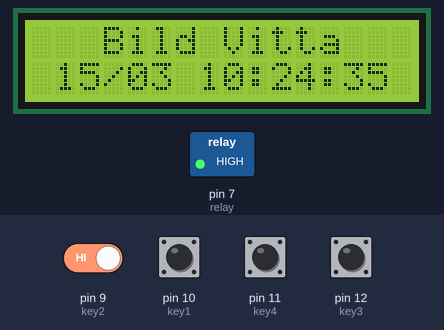
Bench run of a sketch on a simulated Arduino Uno, built with avr-gcc and run on an emulated ATmega328P. Parts: 16×2 character LCD, switched loads named in the sketch (green lamp = pin HIGH). Inputs (shaded band) come from the test bench; at power-on: pin 9 (key2), pin 10 (key1), pin 11 (key4), pin 12 (key3) HIGH. The local clock reads 2024-03-15 10:24:30 at power-on unless the sketch sets it; EEPROM starts erased.

Above: at 5.3 s.
5.4 s: pin 11 (key4) pulled LOW for 0.15 s
At 6.6 s:
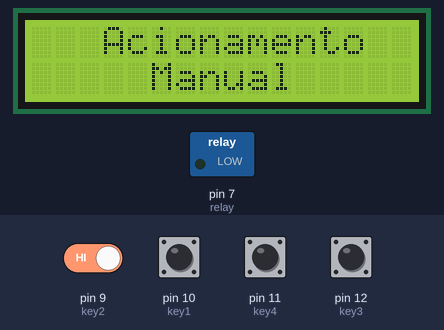
7.0 s: pin 9 (key2) driven LOW and pin 10 (key1) driven LOW
10.0 s: pin 10 (key1) driven HIGH
At 11.4 s:
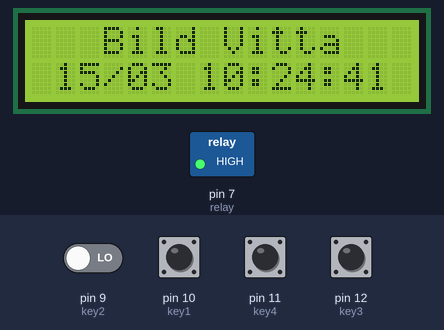
13.0 s: pin 10 (key1) driven LOW
At 13.4 s:
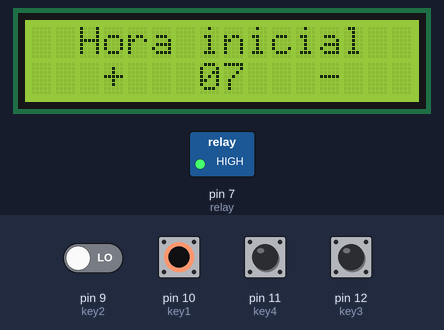
14.5 s: pin 10 (key1) pulsed HIGH 5 times (0.12 s each, 0.3 s apart)
At 16.7 s:
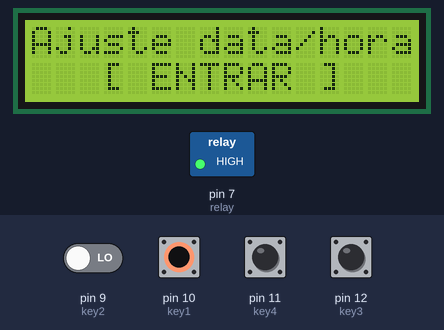
Timing chart, 0 to 18.2 s (numbered marks = the images above; inputs shaded):
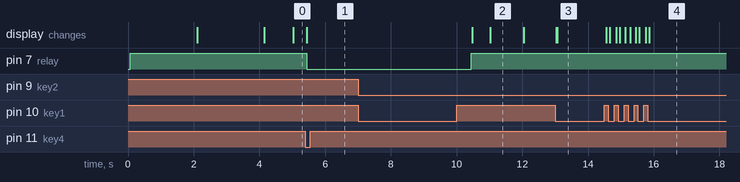

Measured:
- after the input at 5.4 s, pin 7 (relay): HIGH → LOW at once; the display: changes at once (image 1)
- after the input at 7.0 s, every drawn part: stays the same
- after the input at 13.0 s, the display: first differs from a run without the input after 0.06 s (image 3)
- after the input at 14.5 s, the display: first changes after 0.06 s (image 4 shows a later state)
- what the display in image 2 shows lasts 1.0 s, from 11.0 s to 12.0 s

The sketch:

sirene.ino
```cpp
// (licence header left out)
// Pins

#define key1 10
#define key2 9
#define key3 12
#define key4 11

#define relay 7

// EEPROM
#include <EEPROM.h>

// RTC
#include <DS1307.h>
DS1307 rtc(A2, A3);

// Display
#include <Wire.h>
#include <LiquidCrystal_I2C.h>

LiquidCrystal_I2C lcd(0x27,2,1,0,4,5,6,7,3, POSITIVE);

// Keypad
int key_status, last_key = 0, key1_status, key2_status, key3_status, key4_status;

// System Status
int screen = 0, mode = 0, tone_mode = 0, tone_duration = 0, tone_interval = 6, start_hour = 7, end_hour = 18;
Time time;

void setup() {
  // RTC
  rtc.halt(false);

//  rtc.setDOW(WEDNESDAY);
//  rtc.setTime(18, 47, 0);
//  rtc.setDate(1, 4, 2020);

  rtc.setSQWRate(SQW_RATE_1);
  rtc.enableSQW(true);

  // Keypad
  pinMode(key1, INPUT_PULLUP);
  pinMode(key2, INPUT_PULLUP);
  pinMode(key3, INPUT_PULLUP);
  pinMode(key4, INPUT_PULLUP);

  // Relays
  pinMode(relay, OUTPUT);

  // Display
  lcd.begin (16, 2);
  lcd.clear();
  lcd.setBacklight(HIGH);

  // Serial
  Serial.begin(9600);

  // EEPROM
  tone_mode = EEPROM.read(0);
  tone_duration = EEPROM.read(1);
  tone_interval = EEPROM.read(2);
  start_hour = EEPROM.read(3);
  end_hour = EEPROM.read(4);

  if(start_hour > 23 || start_hour < 0) start_hour = 7;
  if(end_hour > 23 || end_hour < 0) end_hour = 18;
  if(tone_duration > 30 || tone_duration < 0) tone_duration = 5;
  if(tone_interval > 6 || tone_interval < 0) tone_interval = 6;
  if(tone_mode > 3 || tone_mode < 0) tone_mode = 1;

  init_system();
}

void init_system() {
  digitalWrite(relay, HIGH);

  lcd.setCursor(0, 0);
  lcd.print("   Bild Vitta");
  lcd.setCursor(0, 1);
  lcd.print("  Temporizador");
  delay(2000);
  lcd.setCursor(0, 1);
  lcd.print("  Versao 1.0.0");
  delay(2000);

  lcd.clear();
}

void loop() {
  cron();
  get_inputs();

  switch (screen) {
    case 0:
    standby_screen();
    break;
    case 1:
    incrementer_screen("  Hora inicial  ", start_hour);
    break;
    case 2:
    incrementer_screen("   Hora final   ", end_hour);
    break;
    case 3:
    incrementer_label_screen("Duracao do toque", "seg", tone_duration);
    break;
    case 4:
    interval_screen();
    break;
    case 5:
    mode_screen();
    break;
    case 6:
    rtc_screen();
    break;
  }
}

void standby_screen() {
  lcd.setCursor(0, 0);
  lcd.print("   Bild Vitta   ");
  lcd.setCursor(1, 1);
  if(time.date < 10) lcd.print("0");
  lcd.print(time.date);
  lcd.print("/");
  if(time.mon < 10) lcd.print("0");
  lcd.print(time.mon);

  lcd.setCursor(7, 1);
  lcd.print(rtc.getTimeStr());
}

void incrementer_screen(const String& text, int data) {
  lcd.setCursor(0, 0);
  lcd.print(text);
  lcd.setCursor(0, 1);
  lcd.print("   +   ");
  if(data < 10) lcd.print("0");
  lcd.print(data);
  lcd.print("   -  ");
}

void incrementer_label_screen(const String& text, const String& label, int data) {
  lcd.setCursor(0, 0);
  lcd.print(text);
  lcd.setCursor(0, 1);
  lcd.print("  +   ");
  if(data < 10) lcd.print(" ");
  lcd.print(data);
  lcd.print(" ");
  lcd.print(label);
  lcd.print("  -  ");
}

void interval_screen() {
  lcd.setCursor(0, 0);
  lcd.print("Intervalo toque ");

  lcd.setCursor(0, 1);
  if(tone_interval == 6) {
    lcd.print("< hora em hora >");
  } else if(tone_interval == 3) {
    lcd.print("< cada meia hr >");
  } else {
    lcd.print("<  cada ");
    lcd.print(tone_interval);
    lcd.print("0 min >");
  }
}

void mode_screen() {
  lcd.setCursor(0, 0);
  lcd.print("  Tipo do toque ");

  lcd.setCursor(0, 1);
  switch (tone_mode) {
    case 1:
    lcd.print("<   continuo   >");
    break;
    case 2:
    lcd.print("<  pulso longo >");
    break;
    case 3:
    lcd.print("<  pulso curto >");
    break;
  }
}

void rtc_screen() {
  lcd.setCursor(0, 0);
  lcd.print("Ajuste data/hora");
  lcd.setCursor(0, 1);
  lcd.print("   [ ENTRAR ]   ");
}

void cron() {
  time = rtc.getTime();

  if(time.sec != 0) return;
  if(time.hour < start_hour) return;
  if(time.hour > end_hour) return;
  if(time.hour == end_hour && time.min != 0) return;

  if(tone_interval < 4){
    if(time.min % (tone_interval * 10) == 0) play_tone("   Acionamento  ", "   Programado   ");
  } else {
    if(time.min == 0) play_tone("   Acionamento  ", "   Programado   ");
  }
}

void get_inputs(){
  key1_status = digitalRead(key1);
  key2_status = digitalRead(key2);
  key3_status = digitalRead(key3);
  key4_status = digitalRead(key4);

  if(!key1_status) {
    key_status = 1;
  } else if(!key2_status) {
    key_status = 2;
  } else if(!key3_status) {
    key_status = 3;
  } else if(!key4_status) {
    key_status = 4;
  } else {
    key_status = 0;
  }

  if(key_status == 1 && last_key != 1) {
    screen++;
    lcd.clear();
    if(screen > 6) screen = 0;
  }

  if(key_status != last_key){
    switch (screen) {
      case 1:
        if(key_status == 2) start_hour += 1;
        if(key_status == 3) start_hour -= 1;
        if(start_hour < 0) start_hour = 0;
        if(start_hour > end_hour) start_hour = end_hour;

        EEPROM.write(3, start_hour);
      break;
      case 2:
        if(key_status == 2) end_hour += 1;
        if(key_status == 3) end_hour -= 1;
        if(end_hour < start_hour) end_hour = start_hour;
        if(end_hour > 23) end_hour = 23;

        EEPROM.write(4, end_hour);
      break;
      case 3:
        if(key_status == 2) tone_duration += 1;
        if(key_status == 3) tone_duration -= 1;
        if(tone_duration < 1) tone_duration = 1;
        if(tone_duration > 30) tone_duration = 30;

        EEPROM.write(1, tone_duration);
      break;
      case 4:
        if(key_status == 2) tone_interval += 1;
        if(key_status == 3) tone_interval -= 1;
        if(tone_interval < 1) tone_interval = 6;
        if(tone_interval == 4) tone_interval = 6;
        if(tone_interval == 5) tone_interval = 3;
        if(tone_interval > 6) tone_interval = 1;

        EEPROM.write(2, tone_interval);
      break;
      case 5:
        if(key_status == 2) tone_mode += 1;
        if(key_status == 3) tone_mode -= 1;
        if(tone_mode < 1) tone_mode = 3;
        if(tone_mode > 3) tone_mode = 1;

        EEPROM.write(0, tone_mode);
      break;
    }
  }

  if(key_status == 4){
    play_tone("   Acionamento  ", "     Manual     ");
  }

  last_key = key_status;
}

void play_tone(const String& line1, const String& line2) {
  int i;

  lcd.setCursor(0,0);
  lcd.print(line1);
  lcd.setCursor(0,1);
  lcd.print(line2);

  switch (tone_mode) {
    case 1:
    digitalWrite(relay, LOW);
    delay(tone_duration * 1000);
    break;
    case 2: // long tone
    for(i = 0; i <= tone_duration; i++) {
      if(i % 2 == 0) {
        digitalWrite(relay, LOW);
      } else {
        digitalWrite(relay, HIGH);
      }
      delay(1000);
    }
    break;
    case 3: // short tone
    for(i = 0; i <= (tone_duration * 2); i++) {
      if(i % 2 == 0) {
        digitalWrite(relay, LOW);
      } else {
        digitalWrite(relay, HIGH);
      }
      delay(500);
    }
    break;
  }

  digitalWrite(relay, HIGH);
  lcd.clear();
}
```
